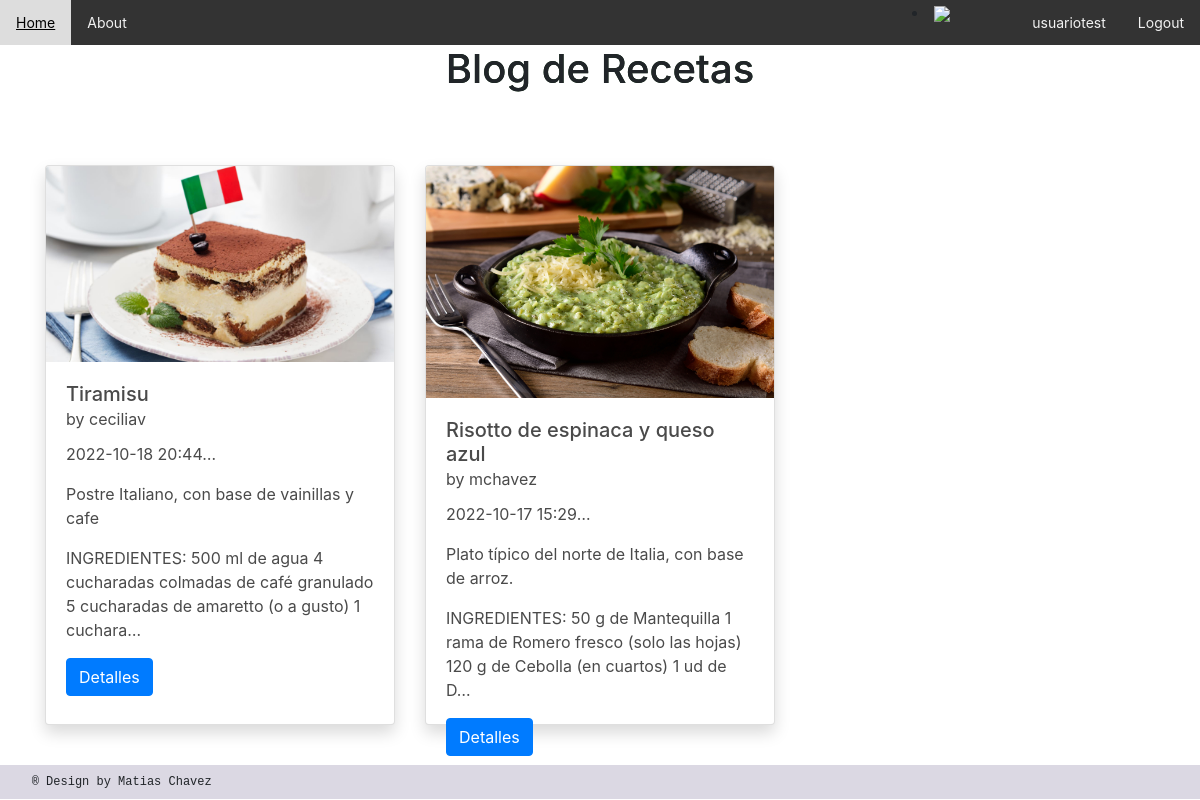
The app's page /AppGlobal/home (signed in) with its own data.
### AppGlobal/models.py (models this page shows, shortened)
class Blog(models.Model):
   titulo = models.CharField(max_length=60, unique=True)
   slug = AutoSlugField(populate_from='titulo',editable=True, always_update=True)
   descripcion = models.CharField(max_length=120, unique=True)
   body = models.TextField()
   publish_date = models.DateTimeField(auto_now_add=True)
   image = models.ImageField(upload_to='imagenes', null = True, blank = True)
   author= models.ForeignKey(User, on_delete=models.CASCADE, default = '0')

### AppGlobal/views.py (the view)
# urls.py: path('home', home),
def home(request):
    avatar = Avatar.objects.filter(user = request.user.id)
    try:
        avatar = avatar[0].image.url
    except:
        avatar = None
    posts = Blog.objects.all()
    posts = Blog.objects.filter().order_by('-publish_date')
    return render(request, 'home.html', {'avatar':avatar,'posts':posts})

### AppGlobal/templates/home.html (shortened to what this page needs)
<!DOCTYPE html>
<html lang="en">
<head>
    {% load static %}
    <link href="https://cdnjs.cloudflare.com/ajax/libs/font-awesome/5.15.3/css/all.min.css" rel="stylesheet" />
    <link href="https://cdn.jsdelivr.net/npm/bootstrap@5.2.2/dist/css/bootstrap.min.css" rel="stylesheet">
    <link rel="stylesheet" href="{%static 'css/myestilo.css'%}">
    <link rel="stylesheet" href="{% static 'css/bulma.min.css' %}">
    <link rel="stylesheet" href="{% static 'css/style.css' %}">
    <link href="//maxcdn.bootstrapcdn.com/bootstrap/4.1.1/css/bootstrap.min.css" rel="stylesheet" id="bootstrap-css">
    <link href="https://cdn.jsdelivr.net/npm/bootstrap@5.0.2/dist/css/bootstrap.min.css" rel="stylesheet">
    <link rel="stylesheet" href="https://maxcdn.bootstrapcdn.com/bootstrap/4.0.0/css/bootstrap.min.css">
</head>
<header>
    <div class="topnav">
        <a href="/AppGlobal/home">Home</a>
        <a href="/AppGlobal/about">About</a>
        <div class="topnav-right">
            {% if request.user.is_authenticated  %}
            <li class="nav-item" style="position: absolute; right: 250px">
                <img src="{{ avatar }}" width="40px">
            </li>
            <a href="/AppGlobal/perfil">{{ user.username }}</a>
            <a href="/AppGlobal/logout">Logout</a>
            {% else %}
            <a href="/AppGlobal/login">Login</a>
            <a href="/AppGlobal/registro">Registro</a>
            {% endif %}
        </div>
      </div>
</header>
<h1>Blog de Recetas</h1>
{% block body %}
<div class="mb-20 -mx-6 is-relative" style="height: 384px;">
<div class="container mt-5 mb-3">
    <div class="row">
        {% for post in posts %}
        <div class="col-lg-4 my-4">
            <div class="card shadow" style="width: 28rem; height: 35rem;">
                <img src="/media/{{post.image}}" class="card-img-top" alt="..." height="120px">
                <div class="card-body">
                  <h5 class="card-title">{{post.titulo}} <br><small>by {{post.author}}</small></h5>
                  <p class="card-text">{{post.publish_date| truncatechars:17}}</p>
                  <p class="card-text">{{post.descripcion| truncatechars:120}}</p>
                  <p class="card-text">{{post.body| truncatechars:120}}</p>
                  <a href="{% url 'post_detail' post.slug  %}" class="btn btn-primary">Detalles </a>
                </div>
              </div>
        </div>
        {% endfor %}
    </div>
</div>
    {% endblock %}
<footer>
    <p class="pFooter"> ®  Design by Matias Chavez </p>
    </footer>

### AppGlobal/static/css/myestilo.css (style rules this page uses)
.topnav { background-color: #333; overflow: hidden; }
.topnav a { float: left; color: #f2f2f2; text-align: center; padding: 12px 16px; text-decoration: none; font-size: 14px; }
.topnav-right { float: right; }
footer { background-color: #dbd8e3; padding: 8px; }
.pFooter { font-family: monospace; font-size: 12px; margin-left: 2%; margin-top: auto; margin-bottom: auto; }
h1 { font-size: 40px; font-weight: 800; background-image: linear-gradient(90deg, rgba(0,36,1,1) 61%, rgba(10,93,62,1) 100%, rgba(0,212,255,1) 100%); color: transparent; background-clip: text; -webkit-background-clip: text; margin-left: auto; position: relative; text-align: center; padding: .5% }

### AppGlobal/static/css/style.css (style rules this page uses)
* { box-sizing:border-box }

### records on screen
Blog: image (picture), titulo "Tiramisu", author "ceciliav", publish_date "2022-10-18 20:44…", descripcion "Postre Italiano, con base de vainillas y cafe", body "INGREDIENTES: 500 ml de agua 4 cucharadas colmadas de café granulado 5 cucharadas de amaretto (o a gusto) 1 cuchara…"
Blog: image (picture), titulo "Risotto de espinaca y queso azul", author "mchavez", publish_date "2022-10-17 15:29…", descripcion "Plato típico del norte de Italia, con base de arroz.", body "INGREDIENTES: 50 g de Mantequilla 1 rama de Romero fresco (solo las hojas) 120 g de Cebolla (en cuartos) 1 ud de D…"

### other values on screen
{{ user.username }} "usuariotest"
